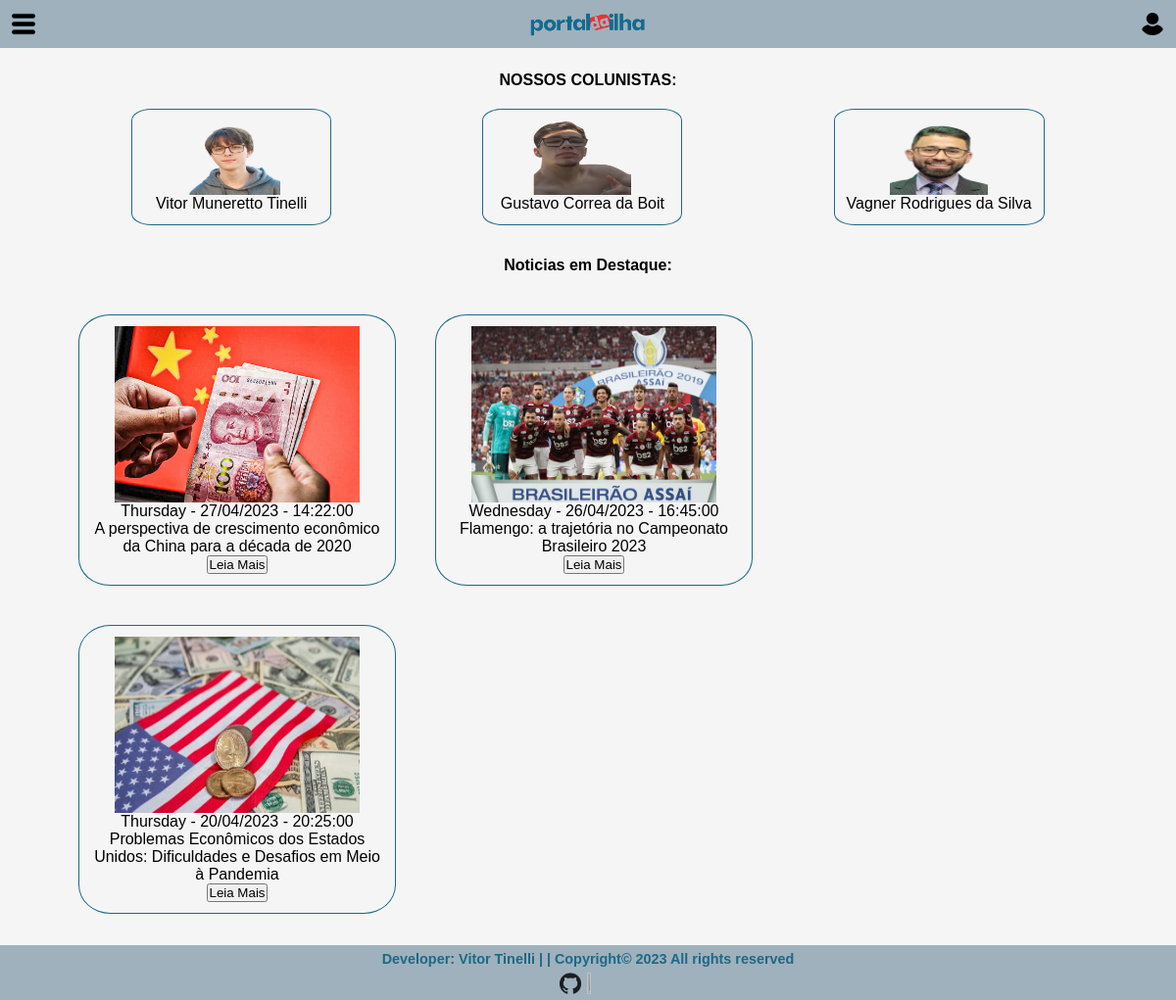
The page /site/site.php on the database its author committed.
### tables this page shows
CREATE TABLE IF NOT EXISTS `colunistas` (
  `codigo` int(5) NOT NULL AUTO_INCREMENT,
  `nome` varchar(50) NOT NULL,
  `email` varchar(50) NOT NULL,
  `login` varchar(50) NOT NULL,
  `senha` varchar(50) NOT NULL,
  `foto` varchar(100) NOT NULL,
  PRIMARY KEY (`codigo`)
);

CREATE TABLE IF NOT EXISTS `materias` (
  `codigo` int(5) NOT NULL AUTO_INCREMENT,
  `data` date NOT NULL,
  `hora` time NOT NULL,
  `codregiao` int(5) NOT NULL,
  `codcat` int(5) NOT NULL,
  `codcolunista` int(5) NOT NULL,
  `chamada` varchar(100) NOT NULL,
  `resumo` varchar(100) NOT NULL,
  `materia` longtext NOT NULL,
  `fotochamada` varchar(100) NOT NULL,
  `foto1` varchar(100) NOT NULL,
  `foto2` varchar(100) NOT NULL,
  PRIMARY KEY (`codigo`),
  KEY `codregiao` (`codregiao`),
  KEY `codcat` (`codcat`),
  KEY `codcolunista` (`codcolunista`)
);

### site/site.php (the view, shortened to what this page needs)
<?php
$vazio = 0;
?>
<html>
    <head>
        <link rel="stylesheet" type= "text/css" href="css/stylesit.css">
    </head>
    <body>
        <header>
            <img src="assets/options.png" width="2%"  class="click"  onclick="toggleMenu()"/>
            <img src="assets/logo.png" width="10%"/>
            <img src="assets/user.png" width="2%" class="click" onclick="redLogin()"/>
        </header>
        <main>
            <div class="colunistas">
                <b>NOSSOS COLUNISTAS:</b>
            </div>
            <div class="colunistas-container">
                    <?php
                        $sql = "select * from colunistas";
                        $resultado = mysql_query($sql);
                        if (mysql_num_rows($resultado) == 0){
                            echo "Desculpe, sua pesquisa não encontrou resultados.";
                        }
                        else{
                            while ($colunistas = mysql_fetch_array($resultado)){
                                echo "<div class='colunista'>";
                                echo "<img src='".$colunistas['foto']."' alt='foto' width='100' height='75'>"."<br>";
                                echo $colunistas ['nome'];
                                echo "</div>";
                            }
                        }
                    ?>
            </div>
            <div class="content">
            <?php
                if ($vazio == 0)
                {
                $sql_materias = "select codigo, fotochamada, data, hora, chamada
                                from materias
                                ORDER BY data desc limit 3";
                $seleciona_materias = mysql_query($sql_materias);
                ?>
            <div class="noticias"><b>Noticias em Destaque:</b></div>
            <?php
                echo '<div class="materias-container">';
                while($res = mysql_fetch_array($seleciona_materias))
                        {
                        echo '<div class="materias">';
                            echo ''.utf8_encode('<img src="'.$res['fotochamada'].'"  height="180" width="250" />').'</a><br>';
                            echo '<div class="materiasTexto">';
                                echo '<p>';
                                echo utf8_encode(strftime('%A - %d/%m/%Y', strtotime($res['data']))).' - '. $res['hora'];
                                echo '</p><p>';
                                echo utf8_encode($res['chamada']);
                                echo '</p>';
                                echo "<form action='noticia.php?codigo = codigoM' method='POST'>
                                    <input type='hidden' name='codigoM' id='codigoM' value='".$res['codigo']."'>
                                    <input type='submit' name='ler_mais' id='ler_mais' value='Leia Mais'>
                                    </form>";
                            echo '</div>';
                        echo '</div>';
                        }
                }
                echo '</div>';
                ?>
                </div>
        </main>
            <footer>
                <div>
                <p>Developer: Vitor Tinelli | | Copyright© 2023 All rights reserved</p>
                </div>
                <div>
                <img src="assets/ft_logoGithub.png" alt="github.com/VitorTinelli" width="1.8%" onclick="redGit()" class="click">
                <img src="assets/ft_logoInstagram.png" alt="instagram.com/VitorTinelli" width="2%" onclick="redInsta()" class="click">
                </div>
            </footer>
</body>
</html>

### site/css/stylesit.css (style rules this page uses)
* { padding: 0; margin: 0; box-sizing: border-box; font-family: "Arial"; }
header { background-color: rgb(159, 177, 188); width: 100%; display: flex; align-items: center; justify-content: space-between; padding: 1%; }
footer { background-color: rgb(159, 177, 188); width: 100%; padding-top: 0.5%; padding-bottom: 0.5%; }
footer div { display: flex; align-items: center; justify-content: center; }
footer p { font-size: 90%; color: #1d6986; font-weight: bold; }
footer img { margin-right: 0.5%; margin-top: 0.5%; }
main .colunistas { width: 100%; background-color: whitesmoke; display: flex; align-items: center; justify-content: center; padding-top: 2%; }
.colunistas-container { display: flex; flex-direction: row; justify-content: space-evenly; background-color: whitesmoke; width: 100%; }
main .colunista { display: inline-block; min-width: 17%; max-width: fit-content; text-align: center; margin: 20px; background-color: whitesmoke; border-style: solid; border-color: #1d6986; border-radius: 10%; border-width: 1; padding: 1% }
main .colunista img { max-width: 100%; }
.content { width: 100%; min-height: 72%; max-height: fit-content; background-color: whitesmoke; padding-bottom: 1%; padding-top: 1%; padding-left: 5%; padding-right: 5%; }
.noticias { display: flex; justify-content: center; align-items: center; margin-bottom: 2%; }
.click { cursor: pointer; }
.materias-container { display: inline-block; flex-direction: row; justify-content: space-evenly; background-color: whitesmoke; width: 100%; }
.materias { display: inline-block; min-width: 20%; max-width: 30%; text-align: center; margin: 20px; background-color: whitesmoke; border-style: solid; border-color: #1d6986; border-radius: 10%; border-width: 1; padding: 1% }

### rows shown on the page
colunistas: foto (picture), nome "Vitor Muneretto Tinelli"
colunistas: foto (picture), nome "Gustavo Correa da Boit"
colunistas: foto (picture), nome "Vagner Rodrigues da Silva"
materias: fotochamada (picture), data "Thursday - 27/04/2023", hora "14:22:00", chamada "A perspectiva de crescimento econômico da China para a década de 2020"
materias: fotochamada (picture), data "Wednesday - 26/04/2023", hora "16:45:00", chamada "Flamengo: a trajetória no Campeonato Brasileiro 2023"
materias: fotochamada (picture), data "Thursday - 20/04/2023", hora "20:25:00", chamada "Problemas Econômicos dos Estados Unidos: Dificuldades e Desafios em Meio à Pandemia"
